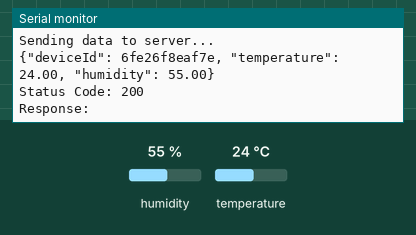
Bench run of a sketch on a simulated Arduino Uno R4 WiFi. Shown: the last lines printed to the serial monitor. Inputs (shaded band) come from the test bench; at power-on: humidity 55 %, temperature 24 °C. WiFi joins after 1.5 s; servers stay silent unless stated; uploads are accepted with an empty reply.

Above: at 2.7 s.
2.8 s: humidity set to 22 %
At 6.87 s:
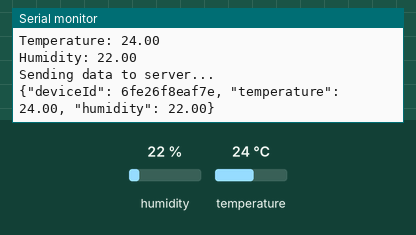
8.6 s: temperature set to 12 °C
At 13.4 s:
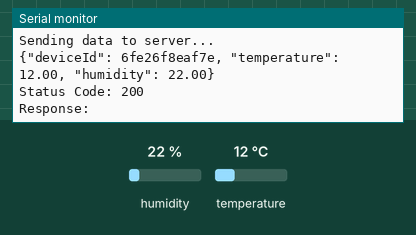
14.4 s: humidity set to 40 %
At 18.8 s:
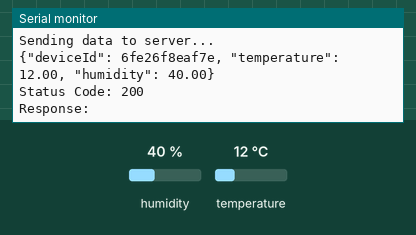
Timing chart, 0 to 20.3 s (numbered marks = the images above; inputs shaded):
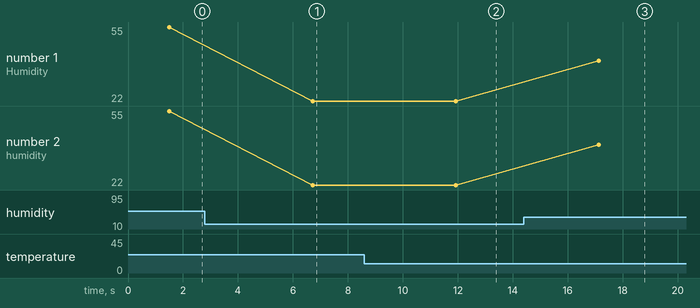

The sketch:

H2Climate_v0.2_uno_r4.ino
```cpp
#include "WiFiS3.h"
#include "ArduinoHttpClient.h"
#include "DHT.h"
#include "secrets.h" // WiFi credentials

// Sensor details
#define DHT22_PIN 12
#define DHTTYPE DHT22

// Server details
#define SERVER_URL "bestcompany.syntaxstore.xyz"
#define SERVER_PORT 443
#define API_ROUTE "/api/devices/data"
//const char* serverUrl = "bestcompany.laravel.cloud";
//int serverPort = 443;  // Refactor to https later

DHT dht(DHT22_PIN, DHTTYPE);

WiFiSSLClient wifiClient;
HttpClient httpClient(wifiClient, SERVER_URL, SERVER_PORT);
//HttpClient httpClient(wifiClient, serverUrl, serverPort);


void setup() {

    Serial.begin(9600);
    dht.begin();

    // Connect to WiFi
    Serial.print("Attempting WiFi connection to "); Serial.println(String(WIFI_SSID) + " network");
    WiFi.begin(WIFI_SSID, WIFI_PASS);

    while (WiFi.status() != WL_CONNECTED) {
        Serial.print(".");
        delay(1000); // 1 second delay
    }

    Serial.println("WiFi connected successfully");

    // shows the server's ip and it's wifi signal strength
    Serial.print("\nGot IP: "); Serial.println(WiFi.localIP());
    Serial.print("Signal strength: "); Serial.println(WiFi.RSSI());
    Serial.print("\n");
}


void loop() {
    float temperature = dht.readTemperature();
    float humidity = dht.readHumidity();

    if (isnan(temperature) || isnan(humidity)) {
        Serial.println("Failed to read sensor");
        delay(2000); // 2 second delay
        return;
    }

    Serial.print("Temperature: "); Serial.println(temperature);
    Serial.print("Humidity: "); Serial.println(String(humidity) + "\n");

    // Send data to API
    // TODO: add error handling
    sendSensorData(temperature, humidity);

    delay(5000);  // 5 second delay
}


void sendSensorData(float temperature, float humidity) {
    // JSON packet
    //String packetData = "{\"temperature\": " + String(temperature) + ", \"humidity\": " + String(humidity) + "}";

    String packetData = "{\"deviceId\": " + String(DEVICE_ID) + ", \"temperature\": " + String(temperature) + ", \"humidity\": " + String(humidity) + "}";

    Serial.println("Sending data to server...");
    Serial.println(packetData);

    httpClient.beginRequest();
    httpClient.post(API_ROUTE);
    httpClient.sendHeader("Content-Type", "application/json");
    httpClient.sendHeader("Content-Length", packetData.length());
    httpClient.beginBody();
    httpClient.print(packetData);
    httpClient.endRequest();

    // API response
    int statusCode = httpClient.responseStatusCode();
    String response = httpClient.responseBody();

    Serial.print("Status Code: "); Serial.println(statusCode);
    Serial.print("Response: "); Serial.println(response);
}
```

secrets.h
```cpp
#define WIFI_SSID "DEV"
#define WIFI_PASS "Kaffe10ko"

#define DEVICE_ID "6fe26f8eaf7e"
```

Measured:
- after the input at 2.8 s, the serial monitor: prints a new line after 3.9 s (image 1)
- after the input at 8.6 s, the serial monitor: prints a new line after 3.3 s (image 2)
- after the input at 14.4 s, the serial monitor: prints a new line after 2.7 s (image 3)
- plotted number 1: 55 → 22 after the input at 2.8 s, 22 → 40 after the input at 14.4 s
- plotted number 2: 55 → 22 after the input at 2.8 s, 22 → 40 after the input at 14.4 s
